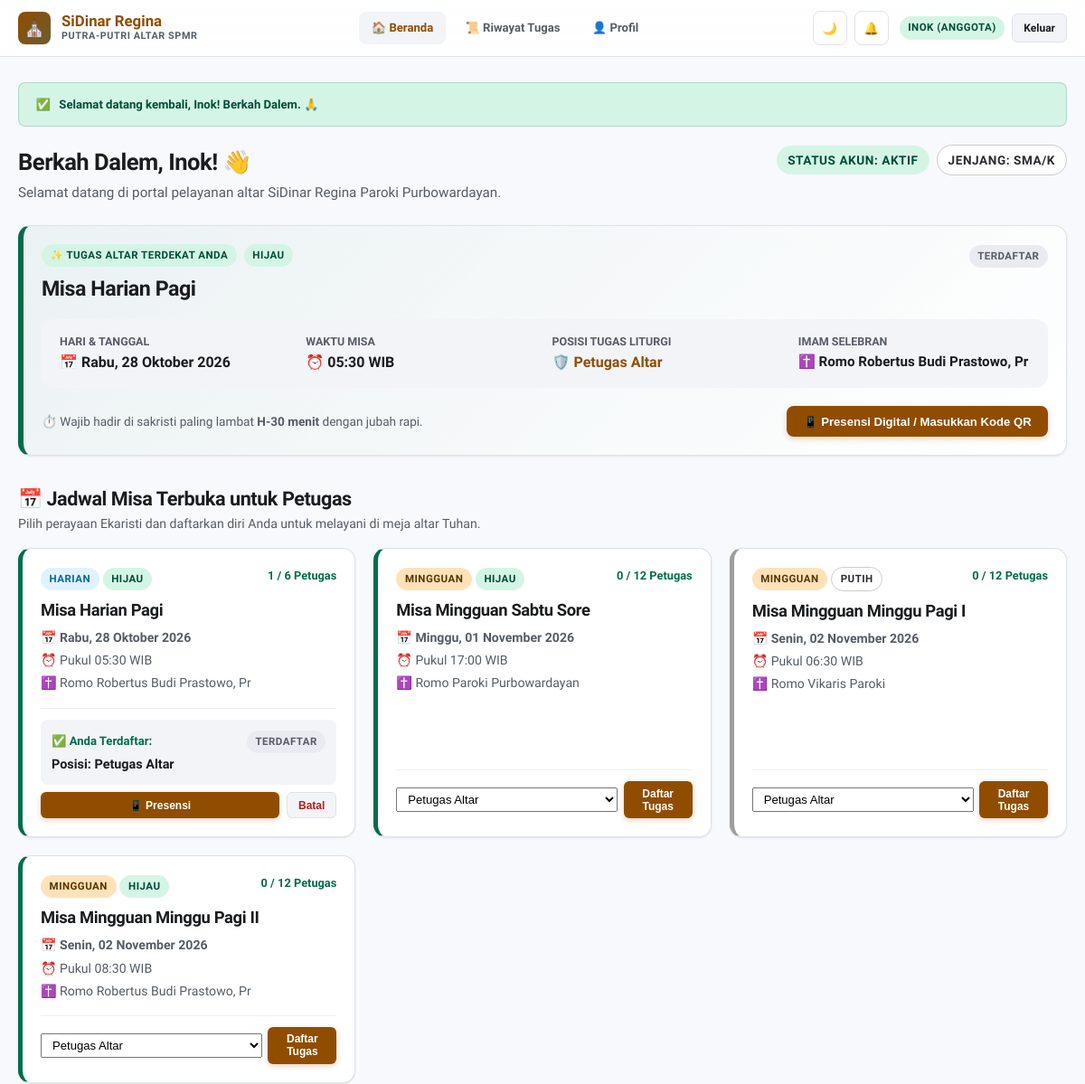
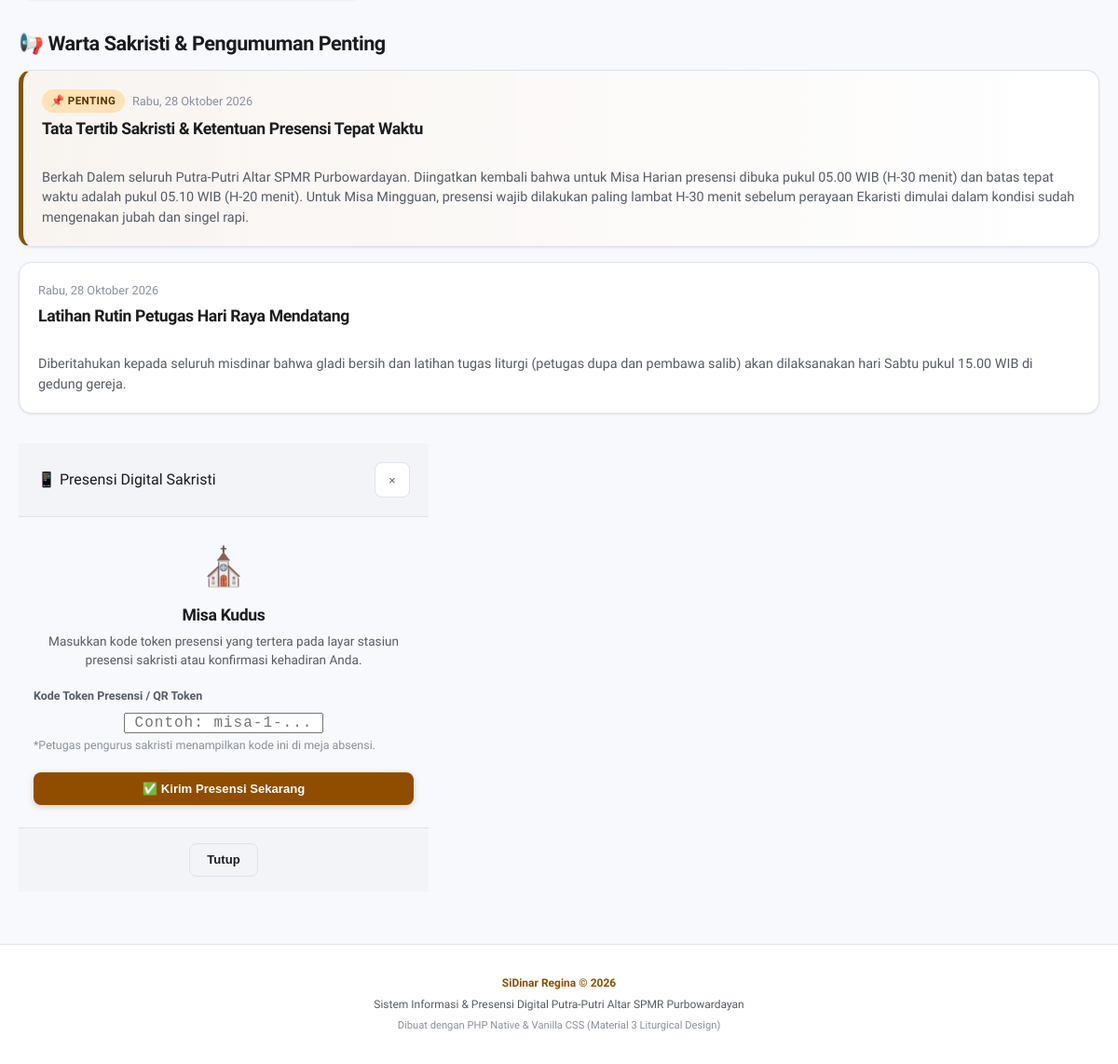
Page /anggota/index.php (signed in) on the committed database (2 pictures, top to bottom).
### tables this page shows
CREATE TABLE IF NOT EXISTS `bookings` (
  `id` INT AUTO_INCREMENT PRIMARY KEY,
  `schedule_id` INT NOT NULL,
  `user_id` INT NOT NULL,
  `kategori_misa` ENUM('harian', 'mingguan') NOT NULL DEFAULT 'mingguan',
  `minggu_ke` INT NOT NULL DEFAULT 1,
  `tahun` INT NOT NULL DEFAULT 2026,
  `posisi_tugas` VARCHAR(100) NOT NULL DEFAULT 'Petugas Altar',
  `status_kehadiran` ENUM('terdaftar', 'hadir', 'terlambat', 'izin', 'alpa') NOT NULL DEFAULT 'terdaftar',
  `waktu_checkin` DATETIME NULL,
  `wa_reminder_sent` TINYINT(1) NOT NULL DEFAULT 0,
  `created_at` DATETIME DEFAULT CURRENT_TIMESTAMP,
  INDEX `idx_schedule` (`schedule_id`),
  INDEX `idx_user` (`user_id`),
  CONSTRAINT `fk_bookings_schedule` FOREIGN KEY (`schedule_id`) REFERENCES `mass_schedules` (`id`) ON DELETE CASCADE,
  CONSTRAINT `fk_bookings_user` FOREIGN KEY (`user_id`) REFERENCES `profiles` (`id`) ON DELETE CASCADE
);

CREATE TABLE IF NOT EXISTS `mass_schedules` (
  `id` INT AUTO_INCREMENT PRIMARY KEY,
  `judul_misa` VARCHAR(255) NOT NULL,
  `kategori` ENUM('harian', 'mingguan') NOT NULL DEFAULT 'mingguan',
  `tanggal_misa` DATE NOT NULL,
  `jam_mulai` TIME NOT NULL,
  `kuota_maksimal` INT NOT NULL DEFAULT 12,
  `minggu_ke` INT NOT NULL DEFAULT 1,
  `tahun` INT NOT NULL DEFAULT 2026,
  `tahun_liturgi` VARCHAR(100) DEFAULT 'Tahun B / Liturgi Biasa',
  `warna_liturgi` ENUM('Hijau', 'Putih', 'Merah', 'Ungu', 'Merah Muda') NOT NULL DEFAULT 'Hijau',
  `nama_selebran` VARCHAR(255) DEFAULT 'Romo Paroki',
  `qr_token` VARCHAR(100) NULL,
  `created_at` DATETIME DEFAULT CURRENT_TIMESTAMP
);

CREATE TABLE IF NOT EXISTS `announcements` (
  `id` INT AUTO_INCREMENT PRIMARY KEY,
  `judul` VARCHAR(255) NOT NULL,
  `isi` TEXT NOT NULL,
  `is_pinned` TINYINT(1) NOT NULL DEFAULT 0,
  `created_by` INT NULL,
  `created_at` DATETIME DEFAULT CURRENT_TIMESTAMP,
  INDEX `idx_creator` (`created_by`),
  CONSTRAINT `fk_announcements_creator` FOREIGN KEY (`created_by`) REFERENCES `profiles` (`id`) ON DELETE SET NULL
);

### anggota/index.php (the view, shortened to what the rows shown need)
<?php
require_once __DIR__ . '/../includes/auth.php';
require_once __DIR__ . '/../includes/functions.php';
$user = current_user();
$pdo = get_db();
$today = date('Y-m-d');
$active_duty_stmt = $pdo->prepare("
    SELECT b.*, s.judul_misa, s.kategori, s.tanggal_misa, s.jam_mulai, s.warna_liturgi, s.nama_selebran, s.qr_token
    FROM bookings b
    JOIN mass_schedules s ON b.schedule_id = s.id
    WHERE b.user_id = ? AND s.tanggal_misa >= ?
    ORDER BY s.tanggal_misa ASC, s.jam_mulai ASC
    LIMIT 1
");
$active_duty_stmt->execute([$user['id'], $today]);
$active_duty = $active_duty_stmt->fetch();
$upcoming_stmt = $pdo->prepare("
    SELECT s.*,
           COUNT(b.id) as terisi,
           MAX(CASE WHEN b.user_id = ? THEN b.id ELSE NULL END) as my_booking_id,
           MAX(CASE WHEN b.user_id = ? THEN b.posisi_tugas ELSE NULL END) as my_position,
           MAX(CASE WHEN b.user_id = ? THEN b.status_kehadiran ELSE NULL END) as my_status
    FROM mass_schedules s
    LEFT JOIN bookings b ON s.id = b.schedule_id
    WHERE s.tanggal_misa >= ?
    GROUP BY s.id
    ORDER BY s.tanggal_misa ASC, s.jam_mulai ASC
    LIMIT 20
");
$upcoming_stmt->execute([$user['id'], $user['id'], $user['id'], $today]);
$open_schedules = $upcoming_stmt->fetchAll();
$warta_stmt = $pdo->query("
    SELECT a.*, p.nama_panggilan
    FROM announcements a
    LEFT JOIN profiles p ON a.created_by = p.id
    ORDER BY a.is_pinned DESC, a.created_at DESC
    LIMIT 5
");
$announcements = $warta_stmt->fetchAll();
require_once __DIR__ . '/../includes/header.php';
?>
<div style="margin-bottom: 1.5rem;">
  <div style="display: flex; justify-content: space-between; align-items: flex-start; flex-wrap: wrap; gap: 1rem;">
    <div>
      <h1 style="font-size: 1.6rem; font-weight: 700; color: var(--text-main); margin-bottom: 0.25rem;">
        Berkah Dalem, <?= htmlspecialchars($user['nama_panggilan']) ?>! 👋
      </h1>
    </div>
  </div>
</div>
<?php if ($active_duty): ?>
  <div class="card" style="margin-bottom: 2rem; border-left: 6px solid var(--emerald); background: linear-gradient(135deg, rgba(0, 108, 76, 0.05) 0%, var(--surface) 100%);">
    <div style="display: flex; justify-content: space-between; align-items: flex-start; flex-wrap: wrap; gap: 1rem; margin-bottom: 1rem;">
      <div>
        <div style="display: flex; align-items: center; gap: 0.5rem; margin-bottom: 0.4rem;">
          <span class="badge badge-emerald">✨ Tugas Altar Terdekat Anda</span>
          <?= get_liturgical_badge($active_duty['warna_liturgi']) ?>
        </div>
        <h2 style="font-size: 1.45rem; font-weight: 800; color: var(--text-main);">
          <?= htmlspecialchars($active_duty['judul_misa']) ?>
        </h2>
      </div>
      <div>
        <?= get_attendance_badge($active_duty['status_kehadiran']) ?>
      </div>
    </div>
    <div style="display: grid; grid-template-columns: repeat(auto-fit, minmax(200px, 1fr)); gap: 1rem; background: var(--surface-low); padding: 1rem 1.25rem; border-radius: var(--radius-md); margin-bottom: 1.25rem;">
      <div>
        <div style="font-size: 0.78rem; color: var(--text-muted); text-transform: uppercase; font-weight: 600;">Hari & Tanggal</div>
        <div style="font-size: 1rem; font-weight: 700; color: var(--text-main); margin-top: 2px;">
          📅 <?= format_indo_date($active_duty['tanggal_misa']) ?>
        </div>
      </div>
      <div>
        <div style="font-size: 0.78rem; color: var(--text-muted); text-transform: uppercase; font-weight: 600;">Waktu Misa</div>
        <div style="font-size: 1rem; font-weight: 700; color: var(--text-main); margin-top: 2px;">
          ⏰ <?= format_indo_time($active_duty['jam_mulai']) ?>
        </div>
      </div>
      <div>
        <div style="font-size: 0.78rem; color: var(--text-muted); text-transform: uppercase; font-weight: 600;">Posisi Tugas Liturgi</div>
        <div style="font-size: 1rem; font-weight: 700; color: var(--primary); margin-top: 2px;">
          🛡️ <?= htmlspecialchars($active_duty['posisi_tugas']) ?>
        </div>
      </div>
      <div>
        <div style="font-size: 0.78rem; color: var(--text-muted); text-transform: uppercase; font-weight: 600;">Imam Selebran</div>
        <div style="font-size: 0.95rem; font-weight: 600; color: var(--text-main); margin-top: 2px;">
          ✝️ <?= htmlspecialchars($active_duty['nama_selebran'] ?: 'Romo Paroki') ?>
        </div>
      </div>
    </div>
    <div style="display: flex; justify-content: space-between; align-items: center; flex-wrap: wrap; gap: 0.75rem;">
      <div style="font-size: 0.85rem; color: var(--text-muted);">
        ⏱️ Wajib hadir di sakristi paling lambat <strong>H-30 menit</strong> dengan jubah rapi.
      </div>
      <div style="display: flex; gap: 0.5rem;">
        <?php if ($active_duty['status_kehadiran'] === 'terdaftar'): ?>
          <button type="button" class="btn btn-primary" onclick="openCheckinModal(<?= $active_duty['id'] ?>, '<?= htmlspecialchars($active_duty['judul_misa']) ?>')">
            📱 Presensi Digital / Masukkan Kode QR
          </button>
        <?php else: ?>
          <button type="button" class="btn btn-secondary" disabled>
            ✅ Presensi Sudah Tercatat (<?= ucfirst($active_duty['status_kehadiran']) ?>)
          </button>
        <?php endif; ?>
      </div>
    </div>
  </div>
<?php endif; ?>
<div style="margin-bottom: 2rem;">
  <div style="display: flex; justify-content: space-between; align-items: center; margin-bottom: 1rem; flex-wrap: wrap; gap: 0.5rem;">
    <div>
      <h2 style="font-size: 1.35rem; font-weight: 700; color: var(--text-main);">
        📅 Jadwal Misa Terbuka untuk Petugas
      </h2>
    </div>
  </div>
  <?php if (empty($open_schedules)): ?>
    <div class="card" style="text-align: center; padding: 2.5rem 1rem; color: var(--text-muted);">
      <div style="font-size: 2.5rem; margin-bottom: 0.5rem;">⛪</div>
      <p>Belum ada jadwal misa terbuka untuk pendaftaran saat ini.</p>
    </div>
  <?php else: ?>
    <div class="grid" style="grid-template-columns: repeat(auto-fill, minmax(320px, 1fr)); gap: 1.25rem;">
      <?php foreach ($open_schedules as $s): ?>
        <?php
          $isMyBooking = !empty($s['my_booking_id']);
          $isFull = $s['terisi'] >= $s['kuota_maksimal'];
        ?>
        <div class="card" style="display: flex; flex-direction: column; justify-content: space-between; border-left: 5px solid <?= $s['warna_liturgi'] === 'Merah' ? 'var(--error)' : ($s['warna_liturgi'] === 'Ungu' ? '#7B1FA2' : ($s['warna_liturgi'] === 'Putih' ? '#9E9E9E' : 'var(--emerald)')) ?>;">
          <div>
            <div style="display: flex; justify-content: space-between; align-items: flex-start; margin-bottom: 0.5rem;">
              <div>
                <span class="badge <?= $s['kategori'] === 'harian' ? 'badge-blue' : 'badge-amber' ?>" style="font-size: 0.72rem; text-transform: uppercase;">
                  <?= $s['kategori'] ?>
                </span>
                <?= get_liturgical_badge($s['warna_liturgi']) ?>
              </div>
              <span style="font-size: 0.8rem; font-weight: 600; color: <?= $isFull ? 'var(--error)' : 'var(--emerald)' ?>;">
                <?= $s['terisi'] ?> / <?= $s['kuota_maksimal'] ?> Petugas
              </span>
            </div>
            <h3 style="font-size: 1.15rem; font-weight: 700; margin-bottom: 0.4rem; color: var(--text-main);">
              <?= htmlspecialchars($s['judul_misa']) ?>
            </h3>
            <div style="font-size: 0.88rem; color: var(--text-muted); margin-bottom: 1rem; display: flex; flex-direction: column; gap: 0.25rem;">
              <div>📅 <strong><?= format_indo_date($s['tanggal_misa']) ?></strong></div>
              <div>⏰ Pukul <?= format_indo_time($s['jam_mulai']) ?></div>
              <div>✝️ <?= htmlspecialchars($s['nama_selebran'] ?: 'Romo Paroki') ?></div>
            </div>
          </div>
          <div style="border-top: 1px solid var(--border-light); padding-top: 0.75rem;">
            <?php if ($isMyBooking): ?>
              <div style="background: var(--surface-low); padding: 0.75rem; border-radius: var(--radius-sm); margin-bottom: 0.5rem;">
                <div style="display: flex; justify-content: space-between; align-items: center;">
                  <span style="font-size: 0.82rem; font-weight: 600; color: var(--emerald);">✅ Anda Terdaftar:</span>
                  <?= get_attendance_badge($s['my_status']) ?>
                </div>
                <div style="font-size: 0.9rem; font-weight: 700; color: var(--text-main); margin-top: 2px;">
                  Posisi: <?= htmlspecialchars($s['my_position']) ?>
                </div>
              </div>
              <?php if ($s['my_status'] === 'terdaftar'): ?>
                <div style="display: flex; gap: 0.5rem;">
                  <button type="button" class="btn btn-primary btn-sm" style="flex: 1;" onclick="openCheckinModal(<?= $s['my_booking_id'] ?>, '<?= htmlspecialchars($s['judul_misa']) ?>')">
                    📱 Presensi
                  </button>
                  <form method="POST" action="index.php" onsubmit="return confirm('Batalkan penugasan pada misa ini?');" style="margin: 0;">
                    <button type="submit" class="btn btn-secondary btn-sm" style="color: var(--error);" title="Batalkan Tugas">
                      Batal
                    </button>
                  </form>
                </div>
              <?php endif; ?>
            <?php elseif ($user['status'] === 'aktif'): ?>
              <?php if ($isFull): ?>
                <button type="button" class="btn btn-secondary btn-sm" style="width: 100%;" disabled>
                  🔒 Kuota Penuh
                </button>
              <?php else: ?>
                <form method="POST" action="index.php" style="display: flex; gap: 0.4rem; align-items: center; margin: 0;">
                  <select name="posisi_tugas" class="form-select" style="font-size: 0.82rem; padding: 4px 8px; flex: 1;" required>
                    <?php foreach (LITURGICAL_POSITIONS as $pos): ?>
                      <option value="<?= $pos ?>"><?= $pos ?></option>
                    <?php endforeach; ?>
                  </select>
                  <button type="submit" class="btn btn-primary btn-sm">
                    Daftar Tugas
                  </button>
                </form>
              <?php endif; ?>
            <?php else: ?>
              <button type="button" class="btn btn-secondary btn-sm" style="width: 100%;" disabled>
                Menunggu Verifikasi Akun
              </button>
            <?php endif; ?>
          </div>
        </div>
      <?php endforeach; ?>
    </div>
  <?php endif; ?>
</div>
<div style="margin-bottom: 2rem;">
  <h2 style="font-size: 1.35rem; font-weight: 700; color: var(--text-main); margin-bottom: 0.75rem;">
    📢 Warta Sakristi & Pengumuman Penting
  </h2>
  <?php if (empty($announcements)): ?>
    <div class="card" style="text-align: center; padding: 2rem 1rem; color: var(--text-muted);">
      Belum ada warta sakristi yang diterbitkan pengurus.
    </div>
  <?php else: ?>
    <div style="display: flex; flex-direction: column; gap: 1rem;">
      <?php foreach ($announcements as $w): ?>
        <div class="card" style="<?= $w['is_pinned'] ? 'border-left: 5px solid var(--amber); background: linear-gradient(to right, rgba(255, 184, 107, 0.08), var(--surface));' : '' ?>">
          <div style="display: flex; align-items: center; gap: 0.5rem; margin-bottom: 0.25rem;">
            <?php if ($w['is_pinned']): ?>
              <span class="badge badge-amber">📌 Penting</span>
            <?php endif; ?>
            <span style="font-size: 0.8rem; color: var(--text-dim);">
              <?= format_indo_date(date('Y-m-d', strtotime($w['created_at']))) ?>
            </span>
          </div>
          <h3 style="font-size: 1.1rem; font-weight: 700; margin-bottom: 0.4rem; color: var(--text-main);">
            <?= htmlspecialchars($w['judul']) ?>
          </h3>
          <p style="font-size: 0.9rem; color: var(--text-muted); line-height: 1.5; white-space: pre-line; margin: 0;">
            <?= htmlspecialchars($w['isi']) ?>
          </p>
        </div>
      <?php endforeach; ?>
    </div>
  <?php endif; ?>
</div>
<?php require_once __DIR__ . '/../includes/footer.php'; ?>

### includes/functions.php (shortened to what the rows shown need)
<?php
function format_indo_date(string $date): string {
    $timestamp = strtotime($date);
    $hari = [
        'Sunday' => 'Minggu',
        'Monday' => 'Senin',
        'Tuesday' => 'Selasa',
        'Wednesday' => 'Rabu',
        'Thursday' => 'Kamis',
        'Friday' => 'Jumat',
        'Saturday' => 'Sabtu'
    ];
    $bulan = [
        1 => 'Januari', 'Februari', 'Maret', 'April', 'Mei', 'Juni',
        'Juli', 'Agustus', 'September', 'Oktober', 'November', 'Desember'
    ];
    $dayName = $hari[date('l', $timestamp)] ?? '';
    $day = date('d', $timestamp);
    $month = $bulan[(int)date('m', $timestamp)] ?? '';
    $year = date('Y', $timestamp);
    return "$dayName, $day $month $year";
}
function format_indo_time(string $time): string {
    return substr($time, 0, 5) . ' WIB';
}
function get_liturgical_badge(string $warna): string {
    $warna = ucfirst(strtolower($warna));
    $classes = [
        'Hijau' => 'badge-emerald',
        'Putih' => 'badge-light',
        'Merah' => 'badge-red',
        'Ungu' => 'badge-purple',
        'Merah Muda' => 'badge-pink'
    ];
    $cls = $classes[$warna] ?? 'badge-emerald';
    return '<span class="badge ' . $cls . '">' . htmlspecialchars($warna) . '</span>';
}
function get_attendance_badge(string $status): string {
    $status = strtolower($status);
    $map = [
        'hadir' => ['bg' => 'badge-emerald', 'label' => 'Hadir'],
        'terlambat' => ['bg' => 'badge-amber', 'label' => 'Terlambat'],
        'izin' => ['bg' => 'badge-blue', 'label' => 'Izin'],
        'alpa' => ['bg' => 'badge-red', 'label' => 'Alpa'],
        'terdaftar' => ['bg' => 'badge-gray', 'label' => 'Terdaftar']
    ];
    $badge = $map[$status] ?? ['bg' => 'badge-gray', 'label' => ucfirst($status)];
    return '<span class="badge ' . $badge['bg'] . '">' . htmlspecialchars($badge['label']) . '</span>';
}

### rows in the picture
bookings: schedule.warna_liturgi "HIJAU", schedule.judul_misa "Misa Harian Pagi", status_kehadiran "TERDAFTAR", schedule.tanggal_misa "Rabu, 28 Oktober 2026", schedule.jam_mulai "05:30 WIB", posisi_tugas "Petugas Altar", schedule.nama_selebran "Romo Robertus Budi Prastowo, Pr"
mass_schedules: kategori "HARIAN", warna_liturgi "HIJAU", terisi "1", kuota_maksimal "6", judul_misa "Misa Harian Pagi", tanggal_misa "Rabu, 28 Oktober 2026", jam_mulai "05:30 WIB", nama_selebran "Romo Robertus Budi Prastowo, Pr", label "TERDAFTAR", my_position "Petugas Altar"
mass_schedules: kategori "MINGGUAN", warna_liturgi "HIJAU", terisi "0", kuota_maksimal "12", judul_misa "Misa Mingguan Sabtu Sore", tanggal_misa "Minggu, 01 November 2026", jam_mulai "17:00 WIB", nama_selebran "Romo Paroki Purbowardayan"
mass_schedules: kategori "MINGGUAN", warna_liturgi "PUTIH", terisi "0", kuota_maksimal "12", judul_misa "Misa Mingguan Minggu Pagi I", tanggal_misa "Senin, 02 November 2026", jam_mulai "06:30 WIB", nama_selebran "Romo Vikaris Paroki"
mass_schedules: kategori "MINGGUAN", warna_liturgi "HIJAU", terisi "0", kuota_maksimal "12", judul_misa "Misa Mingguan Minggu Pagi II", tanggal_misa "Senin, 02 November 2026", jam_mulai "08:30 WIB", nama_selebran "Romo Robertus Budi Prastowo, Pr"
announcements: is_pinned "📌 PENTING", created_at "Rabu, 28 Oktober 2026", judul "Tata Tertib Sakristi & Ketentuan Presensi Tepat Waktu", isi "Berkah Dalem seluruh Putra-Putri Altar SPMR Purbowardayan. Diingatkan kembali bahwa untuk Misa Harian presensi dibuka pukul 05.00 WIB (H-30 menit) dan batas tepat waktu adalah pukul 05.10 WIB (H-20 menit). Untuk Misa Mingguan, presensi wajib dilakukan paling lambat H-30 menit sebelum perayaan Ekaristi dimulai dalam kondisi sudah mengenakan jubah dan singel rapi."
announcements: created_at "Rabu, 28 Oktober 2026", judul "Latihan Rutin Petugas Hari Raya Mendatang", isi "Diberitahukan kepada seluruh misdinar bahwa gladi bersih dan latihan tugas liturgi (petugas dupa dan pembawa salib) akan dilaksanakan hari Sabtu pukul 15.00 WIB di gedung gereja."

### other values in the picture
$current_user['nama_panggilan'] "INOK"
$current_user['role'] "ANGGOTA"
$flash['message'] "Selamat datang kembali, Inok! Berkah Dalem. 🙏"
$user['nama_panggilan'] "Inok"
$user['status'] "AKTIF"
$user['jenjang'] "SMA/K"
form field posisi_tugas "Petugas Altar"
